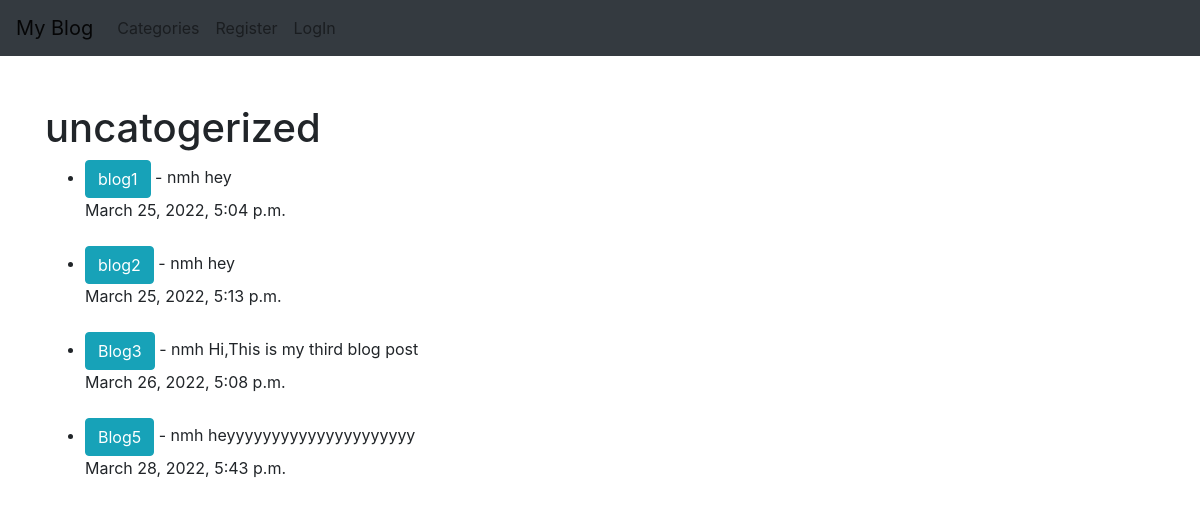
The app's page /category/uncatogerized/ with its own data.
### app_blog/models.py (models this page shows, shortened)
class Post(models.Model):
    title = models.CharField(max_length=255)
    title_tag = models.CharField(max_length=255)
    author = models.ForeignKey(User,on_delete=models.CASCADE)
    body = models.TextField()
    created = models.DateTimeField(auto_now_add=True)
    category = models.CharField(max_length=255,default='uncatogerized')
    likes = models.ManyToManyField(User, related_name='blog_posts')

### app_blog/views.py (the view)
# urls.py: path('category/<str:cats>/', CategoryView,name='category'),
def CategoryView(request,cats):
    category_posts=Post.objects.filter(category=cats.replace('-',' '))
    return render(request, 'app_blog/categories.html', {'cats':cats.replace('-',' '), 'category_posts':category_posts})

### app_blog/templates/app_blog/categories.html (shortened to what this page needs)
{% extends 'app_blog/base.html' %}
{% block content %}
<h1>{{ cats }}</h1>
<ul>
{% for post in category_posts %}
<li><a href="{% url 'article-detail' post.pk %}" class="btn btn-info">{{ post.title }}</a> -
    {{ post.author }}
 {{ post.body }} <br>
 {{ post.created }} </li>
 <br>
{% endfor %}
</ul>
{% endblock %}

### records on screen
Post: title "blog1", author "nmh", body "hey", created "March 25, 2022, 5:04 p.m."
Post: title "blog2", author "nmh", body "hey", created "March 25, 2022, 5:13 p.m."
Post: title "Blog3", author "nmh", body "Hi,This is my third blog post", created "March 26, 2022, 5:08 p.m."
Post: title "Blog5", author "nmh", body "heyyyyyyyyyyyyyyyyyyyyy", created "March 28, 2022, 5:43 p.m."

### other values on screen
{{ cats }} "uncatogerized"
